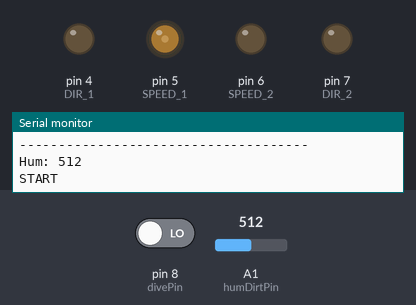
This sketch was run on a simulated Arduino Uno, built with avr-gcc and run on an emulated ATmega328P. Parts: output pins drawn as LEDs (lit = HIGH), the last lines printed to the serial monitor. The test bench sets the inputs (shaded band); at power-on: A1 (humDirtPin) = 512, pin 8 (divePin) LOW.

Above: at 1.2 s.
1.3 s: A1 (humDirtPin) set to 55
2.8 s: A1 (humDirtPin) set to 44
At 4.2 s:
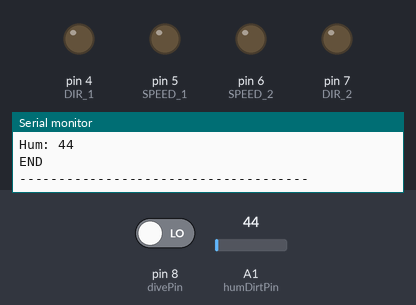
5.9 s: A1 (humDirtPin) set to 60
At 6.2 s:
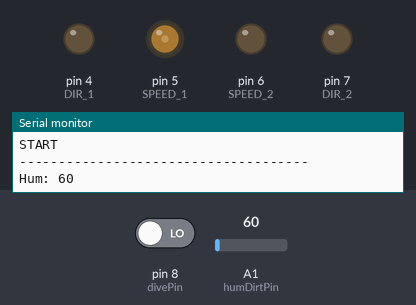
7.4 s: A1 (humDirtPin) set to 40
At 7.8 s:
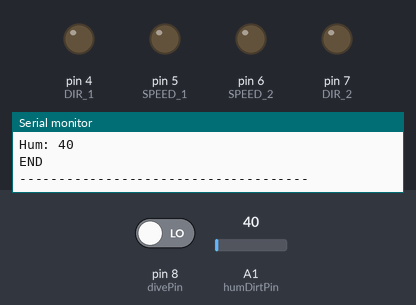
Timing chart, 0 to 10.4 s (numbered marks = the images above; inputs shaded):
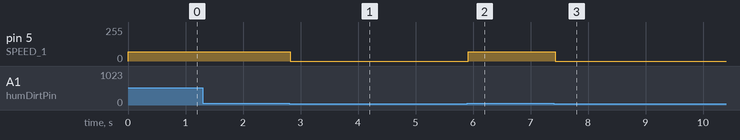

Measured:
- the behaviour switches between 50 and 49 on A1 (humDirtPin) (found by bisection; images 0 and 1)
- after the input at 2.8 s, pin 5 (SPEED_1): 70/255 → 0/255 at once
- after the input at 5.9 s, pin 5 (SPEED_1): 0/255 → 70/255 at once
- after the input at 7.4 s, pin 5 (SPEED_1): 70/255 → 0/255 at once

The sketch:

test.ino
```cpp
#include<Wire.h>

#define SPEED_1      5
#define DIR_1        4

#define SPEED_2      6
#define DIR_2        7

const int divePin = 8, humDirtPin = A1, photoResPin;

void setup() {
  Serial.begin(9600);
  pinMode(divePin, INPUT);
  pinMode(SPEED_1, OUTPUT);
  pinMode(DIR_1, OUTPUT);
  pinMode(SPEED_2, OUTPUT);
  pinMode(DIR_2, OUTPUT);
  pinMode(humDirtPin, INPUT);
  digitalWrite(DIR_1, LOW);
}

struct resData{
  int arr[100];
  byte sign = 0;
  unsigned long timeForCheck;
  int deltaTime;
};

void loop() {

  byte pumpPWM = 70;
  long drinkTime;
  bool drinkNeed = false;

  if(digitalRead(divePin)){//////////////Poplavok
    Serial.println("Poplavok!!!");
  }

  //analogWrite(SPEED_1, pumpPWM);
  Serial.print("Hum: "); Serial.println(analogRead(humDirtPin));
  if(analogRead(humDirtPin) >= 50){//////Dirt Humadity Checker
    Serial.println("START");
    drinkTime = millis();
    analogWrite(SPEED_1, pumpPWM);
  }
  if(millis() - drinkTime >= 500){
    Serial.println("END");
    analogWrite(SPEED_1, 0);
  }


  Serial.println("-------------------------------------\n");
}
```
